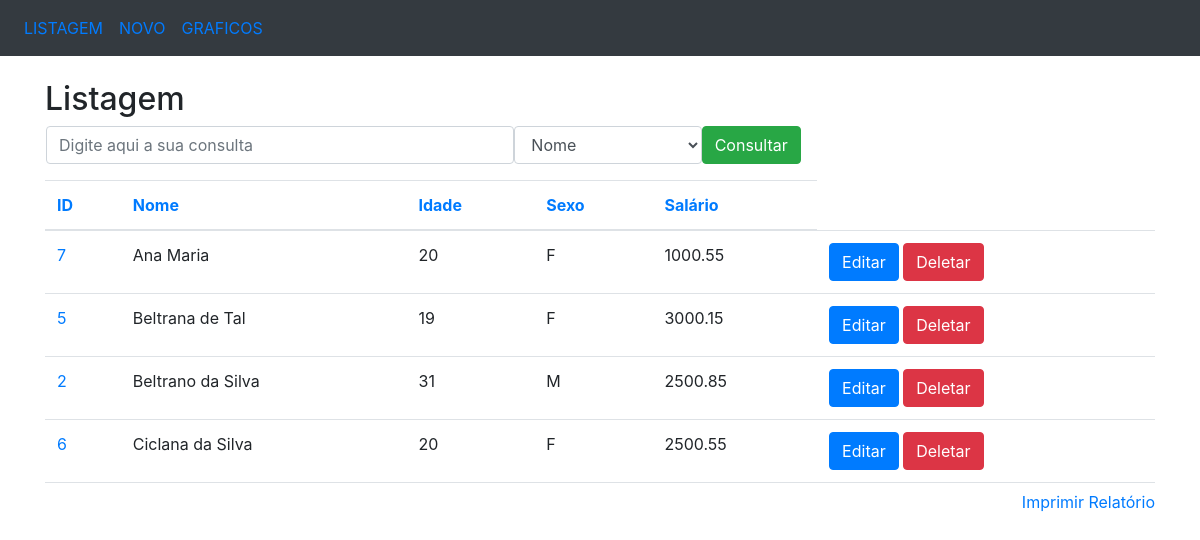
The app's page /ordenacao/nome/id with its own data.
### app/models/tables.py (models this page shows, shortened)
class Pessoa(db.Model):
	__tablename__ = 'pessoas'
	id = db.Column(db.Integer, primary_key=True)
	nome = db.Column(db.String(50), nullable=False)
	idade = db.Column(db.Integer)
	sexo = db.Column(db.String(1))
	salario = db.Column(db.Float)

### app/controllers/default.py (the view)
@app.route('/ordenacao/<campo>/<ordem_anterior>')
def ordenacao(campo='id', ordem_anterior=''):
	if campo == 'id':
		if ordem_anterior == campo:
			pessoas = Pessoa.query.order_by(Pessoa.id.desc()).all()
		else:
			pessoas = Pessoa.query.order_by(Pessoa.id).all()
	elif campo == 'nome':
		if ordem_anterior == campo:
			pessoas = Pessoa.query.order_by(Pessoa.nome.desc()).all()
		else:
			pessoas = Pessoa.query.order_by(Pessoa.nome).all()
	elif campo == 'idade':
		if ordem_anterior == campo:
			pessoas = Pessoa.query.order_by(Pessoa.idade.desc()).all()
		else:
			pessoas = Pessoa.query.order_by(Pessoa.idade).all()
	elif campo == 'sexo':
		if ordem_anterior == campo:
			pessoas = Pessoa.query.order_by(Pessoa.sexo.desc()).all()
		else:
			pessoas = Pessoa.query.order_by(Pessoa.sexo).all()
	elif campo == 'salario':
		if ordem_anterior == campo:
			pessoas = Pessoa.query.order_by(Pessoa.salario.desc()).all()
		else:
			pessoas = Pessoa.query.order_by(Pessoa.salario).all()
	else:
		pessoas = Pessoa.query.order_by(Pessoa.id).all()
	return render_template('listagem.html', pessoas=pessoas, ordem=campo)

### app/templates/listagem.html (shortened to what this page needs)
<!DOCTYPE html>
<html>
<head>
	<link rel="stylesheet" href="https://maxcdn.bootstrapcdn.com/bootstrap/4.3.1/css/bootstrap.min.css">
</head>
<body>
	<nav class="navbar navbar-expand-sm bg-dark">
		<ul class="navbar-nav">
			<li class="nav-item">
				<a class="nav-link" href="/listagem">LISTAGEM</a>
			</li>
			<li class="nav-item">
				<a class="nav-link" href="/insercao">NOVO</a>
			</li>
			<li class="nav-item">
				<a class="nav-link" href="/graficos">GRAFICOS</a>
			</li>
		</ul>
	</nav>
	<br>
	<div class="container">
		<h2>Listagem</h2>
		<form action="/consulta" method="POST" name="frm_consulta" class="ml-3">
			<div class="form-group">
				<div class="row">
					<input type="text" class="form-control col-md-5" name="consulta"
					placeholder="Digite aqui a sua consulta">
					<select class="form-control col-md-2" name="campo">
						<option value="nome">Nome</option>
					</select>
					<button type="submit" class="btn btn-success">Consultar</button>
				</div>
			</div>
		</form>
		<div style="overflow: scroll; height: 310px; width: 100%;" align="center">
			<table class="table">
				<thead>
					<tr>
						<th><a href="/ordenacao/id/{{ordem}}">ID</a></th>
						<th><a href="/ordenacao/nome/{{ordem}}">Nome</a></th>
						<th><a href="/ordenacao/idade/{{ordem}}">Idade</a></th>
						<th><a href="/ordenacao/sexo/{{ordem}}">Sexo</a></th>
						<th><a href="/ordenacao/salario/{{ordem}}">Salário</a></th>
					</tr>
				</thead>
				<tbody>
					{% for pessoa in pessoas %}
						<tr>
							<td nowrap="true">
								<a href="/selecao/{{pessoa.id}}">{{pessoa.id}}</a>
							</td>
							<td nowrap="true">{{pessoa.nome}}</td>
							<td nowrap="true">{{pessoa.idade}}</td>
							<td nowrap="true">{{pessoa.sexo}}</td>
							<td nowrap="true">{{pessoa.salario}}</td>
							<td>
								<a href="/edicao/{{pessoa.id}}"
								class="btn btn-primary" role="button">
									Editar
								</a>
								<a href="/delecao/{{pessoa.id}}"
								class="btn btn-danger" role="button">
									Deletar
								</a>
							</td>
						</tr>
					{% endfor %}
				</tbody>
			</table>
		</div>
		<a href="#" style="float: right;" onclick="relatorio()">Imprimir Relatório</a>
	</div>
</body>
</html>

### records on screen
Pessoa: id "7", nome "Ana Maria", idade "20", sexo "F", salario "1000.55"
Pessoa: id "5", nome "Beltrana de Tal", idade "19", sexo "F", salario "3000.15"
Pessoa: id "2", nome "Beltrano da Silva", idade "31", sexo "M", salario "2500.85"
Pessoa: id "6", nome "Ciclana da Silva", idade "20", sexo "F", salario "2500.55"
